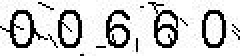
#> input picture DataSet/trainset/00660.jpg, 120 x 28 px, found by its file name (shown 2 times larger); its folder holds only this picture in this run
$ python Recognition_Based_on_KNN.py
#> lines starting #> are read from the running program, lines starting #| are printed output that depends on the picture
# -*- coding: utf-8 -*-
"""
Created on Tue Nov 27 21:34:02 2018

@author: Administrator
"""
import numpy
import cv2
from fnmatch import fnmatch
import os
from sklearn.neighbors.classification import KNeighborsClassifier
#图片预处理
#提取图片特征
def feature(A):
    midx=int(A.shape[1]/2)+1
    midy=int(A.shape[0]/2)+1
    A1=A[0:midy,0:midx].mean()
    A2=A[midy:A.shape[0],0:midx].mean()
    A3=A[0:midy,midx:A.shape[1]].mean()
    A4=A[midy:A.shape[0],midx:A.shape[1]].mean()
    #A5=A.mean()
    A5=A[midy-1:midy+2,midx-1:midx+2].mean()
    AF=[A1,A2,A3,A4,A5]
    return AF
#切割图片并返回每个子图片特征
def incise(im):
    AF=[]
    for i in range(5):
        AF.append(feature(im[5:24,i*24+5:i*24+17]))
    return AF
#训练已知图片的特征
def training():
    train_set=numpy.zeros(shape=(1500*5,5))
    k=0
    label=[]
    filedir = 'D:/ANN/DataSet/trainset'
    for file in os.listdir(filedir):
        if fnmatch(file, '*.jpg'):
            img_name = file
            im,imagedata= _get_dynamic_binary_image(filedir, img_name)
#> in _get_dynamic_binary_image, im is the input picture: shape (28, 120, 3); min 0, max 255, mean 209.6
#> in _get_dynamic_binary_image, `th1 = cv2.adaptiveThreshold(im, 255, cv2.ADAPTIVE_THRESH_GAUSSIAN_C, c..`:
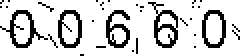
#> th1: shape (28, 120) (shown 2 times larger); 82.3% white; black in thin lines or dots
            im = interference_line(im)
            im = interference_point(im)
            for i in range(5):
                train_set[k*5+i]=feature(im[5:24,i*24+5:i*24+17])
                label.append(int(img_name.split('.')[0][i]))
            k=k+1
    numpy.save("D:/ANN/DataSet/train_label.npy",label)
    numpy.save("D:/ANN/DataSet/train_set.npy",train_set)
    return train_set,label

def clear_border(img):
  '''去除边框'''
  h, w = img.shape[:2]
  for y in range(0, w):
    for x in range(0, h):
      # if y ==0 or y == w -1 or y == w - 2:
      if y < 4 or y > w -4:
        img[x, y] = 255
      # if x == 0 or x == h - 1 or x == h - 2:
      if x < 4 or x > h - 4:
        img[x, y] = 255
  return img
def interference_line(img):
  '''干扰线降噪'''
  h, w = img.shape[:2]
#> h = 28; w = 120
  for y in range(1, w - 1):
    for x in range(1, h - 1):
      count = 0
      if img[x, y - 1] > 245:
        count = count + 1
      if img[x, y + 1] > 245:
        count = count + 1
      if img[x - 1, y] > 245:
        count = count + 1
      if img[x + 1, y] > 245:
        count = count + 1
      if count > 2:
        img[x, y] = 255
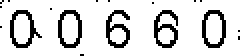
#> img: shape (28, 120) (shown 2 times larger); 85.1% white; black in thin lines or dots
  return img
def interference_point(img, x = 0, y = 0):
    """点降噪 9邻域框,以当前点为中心的田字框,黑点个数"""
#> called with x = 0, y = 0
    # todo 判断图片的长宽度下限
    cur_pixel = img[x,y]# 当前像素点的值
#> cur_pixel = 255
    height,width = img.shape[:2]
#> height = 28; width = 120
    for y in range(0, width - 1):
      for x in range(0, height - 1):
        if y == 0:  # 第一行
            if x == 0:  # 左上顶点,4邻域
                # 中心点旁边3个点
                sum = int(cur_pixel) \
                      + int(img[x, y + 1]) \
                      + int(img[x + 1, y]) \
                      + int(img[x + 1, y + 1])
                if sum <= 2 * 245:
                  img[x, y] = 0
            elif x == height - 1:  # 右上顶点
                sum = int(cur_pixel) \
                      + int(img[x, y + 1]) \
                      + int(img[x - 1, y]) \
                      + int(img[x - 1, y + 1])
                if sum <= 2 * 245:
                  img[x, y] = 0
            else:  # 最上非顶点,6邻域
                sum = int(img[x - 1, y]) \
                      + int(img[x - 1, y + 1]) \
                      + int(cur_pixel) \
                      + int(img[x, y + 1]) \
                      + int(img[x + 1, y]) \
                      + int(img[x + 1, y + 1])
                if sum <= 3 * 245:
                  img[x, y] = 0
        elif y == width - 1:  # 最下面一行
            if x == 0:  # 左下顶点
                # 中心点旁边3个点
                sum = int(cur_pixel) \
                      + int(img[x + 1, y]) \
                      + int(img[x + 1, y - 1]) \
                      + int(img[x, y - 1])
                if sum <= 2 * 245:
                  img[x, y] = 0
            elif x == height - 1:  # 右下顶点
                sum = int(cur_pixel) \
                      + int(img[x, y - 1]) \
                      + int(img[x - 1, y]) \
                      + int(img[x - 1, y - 1])

                if sum <= 2 * 245:
                  img[x, y] = 0
            else:  # 最下非顶点,6邻域
                sum = int(cur_pixel) \
                      + int(img[x - 1, y]) \
                      + int(img[x + 1, y]) \
                      + int(img[x, y - 1]) \
                      + int(img[x - 1, y - 1]) \
                      + int(img[x + 1, y - 1])
                if sum <= 3 * 245:
                  img[x, y] = 0
        else:  # y不在边界
            if x == 0:  # 左边非顶点
                sum = int(img[x, y - 1]) \
                      + int(cur_pixel) \
                      + int(img[x, y + 1]) \
                      + int(img[x + 1, y - 1]) \
                      + int(img[x + 1, y]) \
                      + int(img[x + 1, y + 1])

                if sum <= 3 * 245:
                  img[x, y] = 0
            elif x == height - 1:  # 右边非顶点
                sum = int(img[x, y - 1]) \
                      + int(cur_pixel) \
                      + int(img[x, y + 1]) \
                      + int(img[x - 1, y - 1]) \
                      + int(img[x - 1, y]) \
                      + int(img[x - 1, y + 1])

                if sum <= 3 * 245:
                  img[x, y] = 0
            else:  # 具备9领域条件的
                sum = int(img[x - 1, y - 1]) \
                      + int(img[x - 1, y]) \
                      + int(img[x - 1, y + 1]) \
                      + int(img[x, y - 1]) \
                      + int(cur_pixel) \
                      + int(img[x, y + 1]) \
                      + int(img[x + 1, y - 1]) \
                      + int(img[x + 1, y]) \
                      + int(img[x + 1, y + 1])
                if sum <= 4 * 245:
                  img[x, y] = 0
#> img: shape (28, 120); 85% white; black in thin lines or dots
    return img
def _get_dynamic_binary_image(filedir, img_name):
  '''自适应阀值二值化'''
  img_name = filedir + '/' + img_name
  #print('.....' + img_name)
  im = cv2.imread(img_name)
  im = cv2.cvtColor(im,cv2.COLOR_RGB2GRAY)
  th1 = cv2.adaptiveThreshold(im, 255, cv2.ADAPTIVE_THRESH_GAUSSIAN_C, cv2.THRESH_BINARY, 21, 1)
  return th1,im
def main(k,setting=0):
    res=0
    corrnum=0
    allnum=0
    if setting:
        train_set,label=training()
#> the loop in training, `for i in range(5):` made 5 passes
#> (A1 in feature, A2 in feature, A3 in feature, A4 in feature, A5 in feature) on passes 1 to 5: (160.3, 157.9, 142.8, 141.7, 255), (160.3, 157.9, 142.8, 141.7, 255), (131.1, 157.9, 147.9, 136, 226.7), (131.1, 161.9, 132.6, 130.3, 226.7), (160.3, 157.9, 142.8, 141.7, 255)
#> after the loop in training, `for i in range(5):`: label = [0, 0, 6, 6, 0]
#> label = [0, 0, 6, 6, 0]
    else:
        train_set=numpy.load("D:/ANN/DataSet/train_set.npy")
        label=numpy.load("D:/ANN/DataSet/train_label.npy")
    KNN=KNeighborsClassifier(n_neighbors=k)
    KNN.fit(train_set, label)
    filedir = 'D:/ANN/DataSet/testset'
    for file in os.listdir(filedir):
        if fnmatch(file, '*.jpg'):
            img_name = file
            im,imagedata= _get_dynamic_binary_image(filedir, img_name)
            im = interference_line(im)
            im = interference_point(im)
            AF=incise(im)
            result=KNN.predict(AF)
            for i in range(5):
                res=result[i]*(10**(4-i))+res
            #print('Predict：',res,'Label：',img_name.split('.')[0])
            if res==int(img_name.split('.')[0]):
                corrnum=corrnum+1
            else:
                print(img_name.split('.')[0],res)
            allnum=allnum+1
            res=0
    print(corrnum/allnum*100)
main(13,1)
#> (the call stopped at in main, `KNN=KNeighborsClassifier(n_neighbors=k)`: sklearn is not available in this run)

$ run again, on DataSet/trainset/06566.jpg
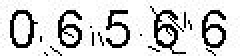
#> input picture DataSet/trainset/06566.jpg, 120 x 28 px, found by its file name (shown 2 times larger)
#> in _get_dynamic_binary_image, im is the input picture: shape (28, 120, 3); min 0, max 255, mean 210.1
#> im: shape (28, 120)
#> in _get_dynamic_binary_image, `th1 = cv2.adaptiveThreshold(im, 255, cv2.ADAPTIVE_THRESH_GAUSSIAN_C, c..`:
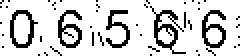
#> th1: shape (28, 120) (shown 2 times larger); 82.1% white; black in thin lines or dots
#> after the loop in interference_line, `for y in range(1, w - 1):`:
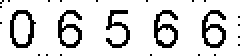
#> img: shape (28, 120) (shown 2 times larger); 85.1% white; black in thin lines or dots
#> cur_pixel = 255
#> the loop in training, `for i in range(5):` made 5 passes
#> (A1 in feature, A2 in feature, A3 in feature, A4 in feature, A5 in feature) on passes 1 to 5: (160.3, 157.9, 142.8, 130.3, 255), (131.1, 161.9, 147.9, 136, 226.7), (127.5, 190.2, 168.3, 147.3, 255), (123.9, 153.8, 147.9, 136, 198.3), (131.1, 157.9, 147.9, 136, 226.7)
#> after the loop in training, `for i in range(5):`: label = [0, 6, 5, 6, 6]

$ run again, on DataSet/trainset/06756.jpg
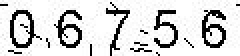
#> input picture DataSet/trainset/06756.jpg, 120 x 28 px, found by its file name (shown 2 times larger)
#> in _get_dynamic_binary_image, im is the input picture: shape (28, 120, 3); min 0, max 255, mean 213
#> im: shape (28, 120)
#> th1: shape (28, 120); 83.1% white; black in thin lines or dots
#> after the loop in interference_line, `for y in range(1, w - 1):`:
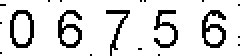
#> img: shape (28, 120) (shown 2 times larger); 86.3% white; black in thin lines or dots
#> cur_pixel = 255
#> after the loop in interference_point, `for y in range(0, width - 1):`:
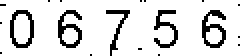
#> img: shape (28, 120) (shown 2 times larger); 86.1% white; black in thin lines or dots
#> the loop in training, `for i in range(5):` made 5 passes
#> (A1 in feature, A2 in feature, A3 in feature, A4 in feature, A5 in feature) on passes 1 to 5: (160.3, 157.9, 142.8, 141.7, 255), (131.1, 157.9, 147.9, 136, 226.7), (189.4, 174, 142.8, 255, 170), (127.5, 190.2, 168.3, 147.3, 255), (123.9, 157.9, 137.7, 136, 226.7)
#> after the loop in training, `for i in range(5):`: label = [0, 6, 7, 5, 6]

$ run again, on DataSet/trainset/09479.jpg
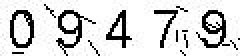
#> input picture DataSet/trainset/09479.jpg, 120 x 28 px, found by its file name (shown 2 times larger)
#> in _get_dynamic_binary_image, im is the input picture: shape (28, 120, 3); min 0, max 255, mean 213.2
#> im: shape (28, 120)
#> th1: shape (28, 120); 83.2% white; black in thin lines or dots
#> after the loop in interference_line, `for y in range(1, w - 1):`:
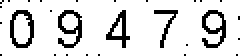
#> img: shape (28, 120) (shown 2 times larger); 86.2% white; black in thin lines or dots
#> cur_pixel = 255
#> after the loop in interference_point, `for y in range(0, width - 1):`:
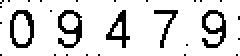
#> img: shape (28, 120) (shown 2 times larger); 86% white; black in thin lines or dots
#> the loop in training, `for i in range(5):` made 5 passes
#> (A1 in feature, A2 in feature, A3 in feature, A4 in feature, A5 in feature) on passes 1 to 5: (160.3, 157.9, 112.2, 141.7, 255), (149.4, 149.8, 132.6, 113.3, 56.67), (200.4, 170, 127.5, 119, 170), (189.4, 182.1, 142.8, 255, 170), (149.4, 145.7, 132.6, 130.3, 56.67)
#> after the loop in training, `for i in range(5):`: label = [0, 9, 4, 7, 9]

$ run again, on DataSet/trainset/00997.jpg
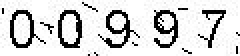
#> input picture DataSet/trainset/00997.jpg, 120 x 28 px, found by its file name (shown 2 times larger)
#> in _get_dynamic_binary_image, im is the input picture: shape (28, 120, 3); min 0, max 255, mean 212.9
#> im: shape (28, 120)
#> in _get_dynamic_binary_image, `th1 = cv2.adaptiveThreshold(im, 255, cv2.ADAPTIVE_THRESH_GAUSSIAN_C, c..`:
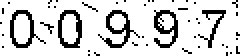
#> th1: shape (28, 120) (shown 2 times larger); 83.2% white; black in thin lines or dots
#> after the loop in interference_line, `for y in range(1, w - 1):`:
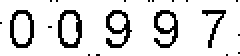
#> img: shape (28, 120) (shown 2 times larger); 86% white; black in thin lines or dots
#> cur_pixel = 255
#> the loop in training, `for i in range(5):` made 5 passes
#> (A1 in feature, A2 in feature, A3 in feature, A4 in feature, A5 in feature) on passes 1 to 5: (160.3, 157.9, 142.8, 141.7, 255), (160.3, 153.8, 122.4, 130.3, 255), (149.4, 141.7, 132.6, 130.3, 85), (142.1, 153.8, 137.7, 130.3, 85), (185.8, 182.1, 142.8, 255, 170)
#> after the loop in training, `for i in range(5):`: label = [0, 0, 9, 9, 7]
